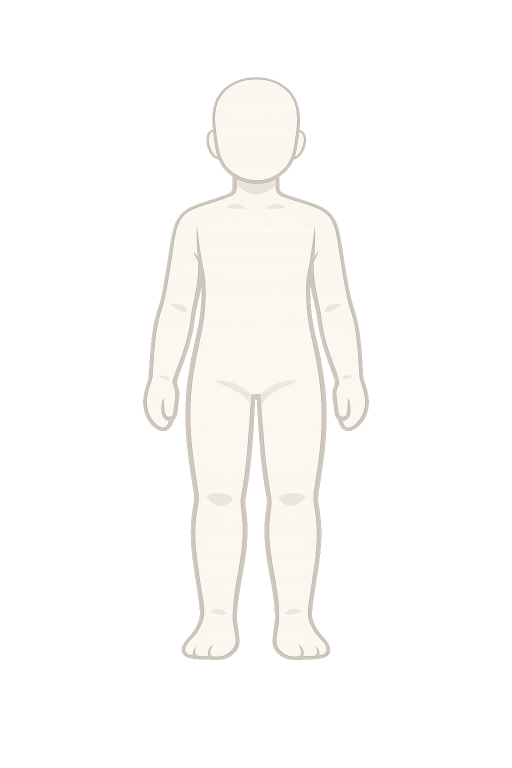
#> input picture tools/art-lab/body_clean.png, 1024 x 1536 px (shown at 1/2 size)
$ python posterize-trace.py ../art-lab/body_clean.png ../art-lab/waves_clean.png ../art-lab/waves_clean.png 3
#> lines starting #> are read from the running program, lines starting #| are printed output that depends on the picture
#> in main, im is the input picture: PIL image 1024x1536 RGBA; mean R, G, B, A 124.6, 122.2, 118.4, 48.8
#!/usr/bin/env python3
"""Posterize a neutral two-tone master PNG to exact separable tones, then vtracer it.

Usage: posterize-trace.py <master.png> <out.svg> <ref.png> [downscale]

Emits:
  out.svg  — full 1024x1536 document; paths fill-snapped to the exact tone hexes,
             wrapped in <g transform="translate(x0,y0)"> for 1:1 registration.
             With downscale=2, tracing runs on a half-res posterized master
             (NEAREST — exact tones preserved) and the group carries scale(2):
             fewer/simpler paths for detail-heavy parts that bust the size cap.
  ref.png  — the posterized master at FULL resolution (QA raster reference).
  stdout   — one JSON line: {tones, shares, n_paths, stray, x0, y0}

Run one part per process: vtracer on this build segfaults on ANY keyword arg and
occasionally on odd inputs, so the caller treats a dead process as a failed part.
vtracer is called with positional args ONLY (kwargs -> rc -11), on the alpha-bbox
crop ONLY (full frame with small content also crashes it).
"""
import json
import sys
import tempfile
from pathlib import Path

from PIL import Image

CANVAS_W, CANVAS_H = 1024, 1536
ALPHA_CUT = 128
MERGE_DIST = 26      # RGB distance under which quantized clusters merge into one tone
MIN_TONE_SHARE = 0.01  # tones under 1% of opaque coverage fold into their neighbour


def rgb2hex(c):
    return "#%02x%02x%02x" % tuple(max(0, min(255, int(round(x)))) for x in c)


def hex2rgb(h):
    h = h.lstrip("#")
    return tuple(int(h[i:i + 2], 16) for i in (0, 2, 4))


def dist(a, b):
    return sum((x - y) ** 2 for x, y in zip(a, b)) ** 0.5


def posterize(im):
    px = im.load()
    w, h = im.size
#> w = 1024; h = 1536
    opaque = [(x, y) for y in range(h) for x in range(w) if px[x, y][3] >= ALPHA_CUT]
#> opaque = 302238 items
    if not opaque:
        raise SystemExit("no opaque pixels")

    flat = Image.new("RGB", (len(opaque), 1))
    flat.putdata([px[x, y][:3] for x, y in opaque])
    q = flat.quantize(colors=8, method=Image.Quantize.MEDIANCUT)
    pal = q.getpalette()
#> pal = [251, 250, 242, 251, 248, 241, 250, 248, 240, 251, 247, 240, 250, 247, 240, 249, 247, 240, 250, 245, 239, 206, 199, 189]
    counts = {}
    for v in q.getdata():
        counts[v] = counts.get(v, 0) + 1
#> after the loop, counts = {7: 46654, 6: 31752, 0: 21300, 4: 35156, 2: 36227, 5: 22186, 1: 62892, 3: 46071}
    clusters = sorted(
        ([[pal[i * 3], pal[i * 3 + 1], pal[i * 3 + 2]], n] for i, n in counts.items()),
        key=lambda c: -c[1])
#> clusters = [[[251, 248, 241], 62892], [[206, 199, 189], 46654], [[251, 247, 240], 46071], [[250, 248, 240], 36227], [[250, 247, 240], 35156], [[250, 245, 239], 31752], [[249, 247, 240], 22186], [[251, 250, 242], 21300]]

    tones = []
    for rgb, n in clusters:
        for t in tones:
            if dist(rgb, t[0]) < MERGE_DIST:
                tot = t[1] + n
                t[0] = [(t[0][i] * t[1] + rgb[i] * n) / tot for i in range(3)]
                t[1] = tot
                break
        else:
            tones.append([list(rgb), n])
#> this loop made 8 passes
#> (rgb, n) on passes 1 to 8: ([251, 248, 241], 62892), ([206, 199, 189], 46654), ([251, 247, 240], 46071), ([250, 248, 240], 36227), ([250, 247, 240], 35156), ([250, 245, 239], 31752), ([249, 247, 240], 22186), ([251, 250, 242], 21300)
#> after the loop, t = [[250.4, 247.4, 240.3], 255584]; tones = [[[250.4, 247.4, 240.3], 255584], [[206, 199, 189], 46654]]
    total = sum(t[1] for t in tones)
#> total = 302238
    kept = [t for t in tones if t[1] / total >= MIN_TONE_SHARE] or tones[:1]
#> kept has the same summary as tones
    tones = [tuple(int(round(v)) for v in t[0]) for t in kept]
#> tones = [(250, 247, 240), (206, 199, 189)]

    out = Image.new("RGBA", (w, h), (0, 0, 0, 0))
#> out: PIL image 1024x1536 RGBA; every value is 0
    opx = out.load()
    cache = {}
    cnt = {t: 0 for t in tones}
#> cnt = {(250, 247, 240): 0, (206, 199, 189): 0}
    for (x, y) in opaque:
        c = px[x, y][:3]
        if c not in cache:
            cache[c] = min(tones, key=lambda t: dist(c, t))
        opx[x, y] = cache[c] + (255,)
        cnt[cache[c]] += 1
#> this loop made 302238 passes
#> (x, y, c) on passes 1 to 3: (512, 154, (194, 188, 177)), (513, 154, (197, 189, 179)), (497, 155, (186, 180, 171))
#> after the loop, cache = 5337 items; cnt = {(250, 247, 240): 255543, (206, 199, 189): 46695}
    despeckle(out, opx)
    shares = {rgb2hex(t): round(n / total, 4) for t, n in cnt.items()}
    return out, tones, shares


MIN_COMPONENT_PX = 24  # sub-half-pixel dust at display sizes; masters carry some


def despeckle(im, px):
    """Drop opaque connected components smaller than MIN_COMPONENT_PX (dust in the
    masters that posterization keeps but vtracer's speckle filter would drop —
    it would skew the QA bbox and, if traced, ship as noise)."""
    w, h = im.size
#> w = 1024; h = 1536
    seen = bytearray(w * h)
    for sy in range(h):
        for sx in range(w):
            if seen[sy * w + sx] or px[sx, sy][3] == 0:
                continue
            stack = [(sx, sy)]
            seen[sy * w + sx] = 1
            comp = []
            while stack:
                x, y = stack.pop()
                comp.append((x, y))
                for nx, ny in ((x - 1, y), (x + 1, y), (x, y - 1), (x, y + 1)):
                    if 0 <= nx < w and 0 <= ny < h and not seen[ny * w + nx] \
                            and px[nx, ny][3] > 0:
                        seen[ny * w + nx] = 1
                        stack.append((nx, ny))
            if len(comp) < MIN_COMPONENT_PX:
                for x, y in comp:
                    px[x, y] = (0, 0, 0, 0)


def main():
    master_path, out_svg, ref_png = sys.argv[1], sys.argv[2], sys.argv[3]
    downscale = int(sys.argv[4]) if len(sys.argv) > 4 else 1
    im = Image.open(master_path).convert("RGBA")
    if im.size != (CANVAS_W, CANVAS_H):
        raise SystemExit(f"master is {im.size}, expected {(CANVAS_W, CANVAS_H)}")

    post, tones, shares = posterize(im)
#> in posterize, `shares = {rgb2hex(t): round(n / total, 4) for t, n in cnt.items()}`: shares = {'#faf7f0': 0.846, '#cec7bd': 0.154}
#> tones = [(250, 247, 240), (206, 199, 189)]; shares = {'#faf7f0': 0.846, '#cec7bd': 0.154}
    post.save(ref_png)

    trace_src = post
    if downscale > 1:
        # NEAREST keeps the exact tone palette (no blended colors for vtracer to chase)
        trace_src = post.resize((CANVAS_W // downscale, CANVAS_H // downscale),
                                Image.NEAREST)
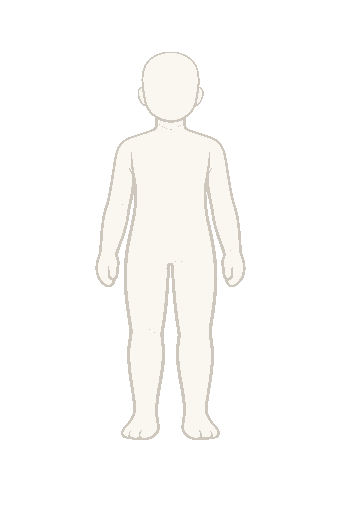
#> trace_src: PIL image 341x512 RGBA; mean R, G, B, A 46.7, 46, 44.6, 49; transparent parts drawn white
    bbox = trace_src.getbbox()
#> bbox = (95, 52, 246, 440)
    x0, y0 = bbox[0] * downscale, bbox[1] * downscale
#> x0 = 285; y0 = 156
    with tempfile.TemporaryDirectory() as td:
        crop_png = str(Path(td) / "crop.png")
        raw_svg = str(Path(td) / "raw.svg")
        trace_src.crop(bbox).save(crop_png)
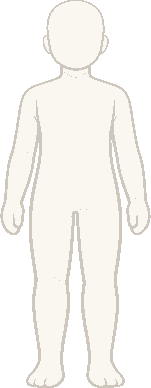
#> saved as crop.png: PIL image 151x388 RGBA; mean R, G, B, A 139.1, 137.1, 132.8, 145.9; transparent parts drawn white
        import vtracer  # positional args ONLY — kwargs segfault this build
        vtracer.convert_image_to_svg_py(crop_png, raw_svg)
#> (this line was passed over: vtracer is not available in this run)
#> (the run stopped early here; a loop or call above may not have finished)
